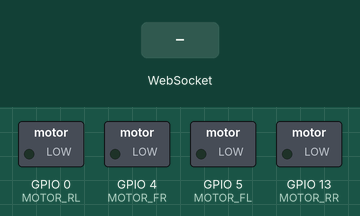
Recording of a sketch running on a simulated ESP8266 (NodeMCU). On the bench: switched loads named in the sketch (green lamp = pin HIGH). The inputs (shaded band) are chosen by the test bench.

Above: at 1.2 s.
1.3 s: WebSocket text "1" received
At 3.1 s:
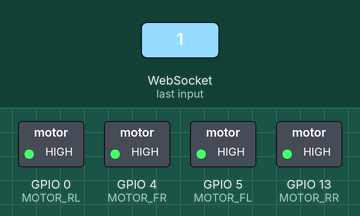
4.3 s: WebSocket text "0" received
At 6.9 s:
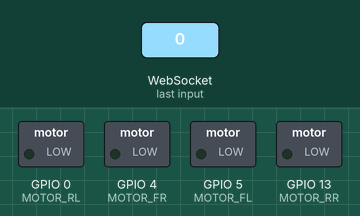
Timing chart, 0 to 8.4 s (numbered marks = the images above; inputs shaded):
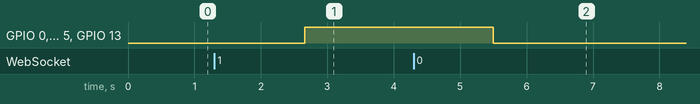

The sketch:

OpenDrone.ino
```cpp
/**
 * OpenDrone
 *
 * App-basierte Drohnen-Steuerung mit dem NodeMCU
 *
 * Schul-Projekt 2019
 *
 * Programm v0.0.1
 *
 * (C) 2019 Jarne Jost
 */

/* Bibliotheken */

#include <Arduino.h>

#include <ESP8266WiFi.h>

#include <DNSServer.h>

#include <WebSocketsServer.h>

/* Netzwerk-Einstellungen */

#define WIFI_NAME "DroneMaschien"

#define IP_ADDRESS IPAddress(192, 168, 187, 1)
#define SUBNET_MASK IPAddress(255, 255, 255, 0)

/* Belegungs-Einstellungen */

#define MOTOR_FL 5
#define MOTOR_FR 4
#define MOTOR_RL 0
#define MOTOR_RR 13

/* Motor-Ausgleichs-Einstellungen */

#define FAC_FL 1
#define FAC_FR 1
#define FAC_RL 1
#define FAC_RR 1

/* globale Variablen */

DNSServer dnsServer;

WebSocketsServer socketServer(187);

int zustand = 0;

int derzGeschw = 0;

/* Motoren-Ansteuerung */

void adjustMotorSpeed(int newSpeed) {
    analogWrite(MOTOR_FL, newSpeed * FAC_FL);
    analogWrite(MOTOR_FR, newSpeed * FAC_FR);
    analogWrite(MOTOR_RL, newSpeed * FAC_RL);
    analogWrite(MOTOR_RR, newSpeed * FAC_RR);
}

/* Socket-Event-Handler */

void handleWebSocketEvent(uint8_t num, WStype_t type, uint8_t * payload, size_t length) {
    if(type != WStype_TEXT) {
        return;
    }

    switch((int) payload[0]) {
        case 48: // stoppen
            switch(zustand) {
                case 1:
                    zustand = 3;
                    break;
                case 2:
                    zustand = 3;
                    break;
            }
            break;
        case 49: // starten
            switch(zustand) {
                case 0:
                    zustand = 1;
                    break;
            }
            break;
    }
}

/* Hauptfunktionen */

void setup() {
    WiFi.mode(WIFI_AP);

    WiFi.softAPConfig(IP_ADDRESS, IP_ADDRESS, SUBNET_MASK);
    WiFi.softAP(WIFI_NAME);

    dnsServer.start(53, "*", IP_ADDRESS);

    socketServer.onEvent(handleWebSocketEvent);

    socketServer.begin();

    pinMode(MOTOR_FL, OUTPUT);
    pinMode(MOTOR_FR, OUTPUT);
    pinMode(MOTOR_RL, OUTPUT);
    pinMode(MOTOR_RR, OUTPUT);
}

void loop() {
    dnsServer.processNextRequest();

    socketServer.loop();

    switch(zustand) {
        case 0:
            digitalWrite(MOTOR_FL, LOW);
            digitalWrite(MOTOR_FR, LOW);
            digitalWrite(MOTOR_RL, LOW);
            digitalWrite(MOTOR_RR, LOW);
            break;
        case 1:
            if(derzGeschw < 511) {
                derzGeschw++;

                adjustMotorSpeed(derzGeschw);

                delay(5);

                return;
            }

            zustand = 2;
            break;
        case 3:
            if(derzGeschw > 0) {
                derzGeschw--;

                adjustMotorSpeed(derzGeschw);

                delay(2);

                return;
            }

            zustand = 0;
            break;
    }
}
```

Measured:
- after the input at 1.3 s, GPIO 0 (MOTOR_RL), GPIO 4 (MOTOR_FR), GPIO 5 (MOTOR_FL), GPIO 13 (MOTOR_RR): LOW → HIGH after 1.4 s
- after the input at 4.3 s, GPIO 0 (MOTOR_RL), GPIO 4 (MOTOR_FR), GPIO 5 (MOTOR_FL), GPIO 13 (MOTOR_RR): HIGH → LOW after 1.2 s
